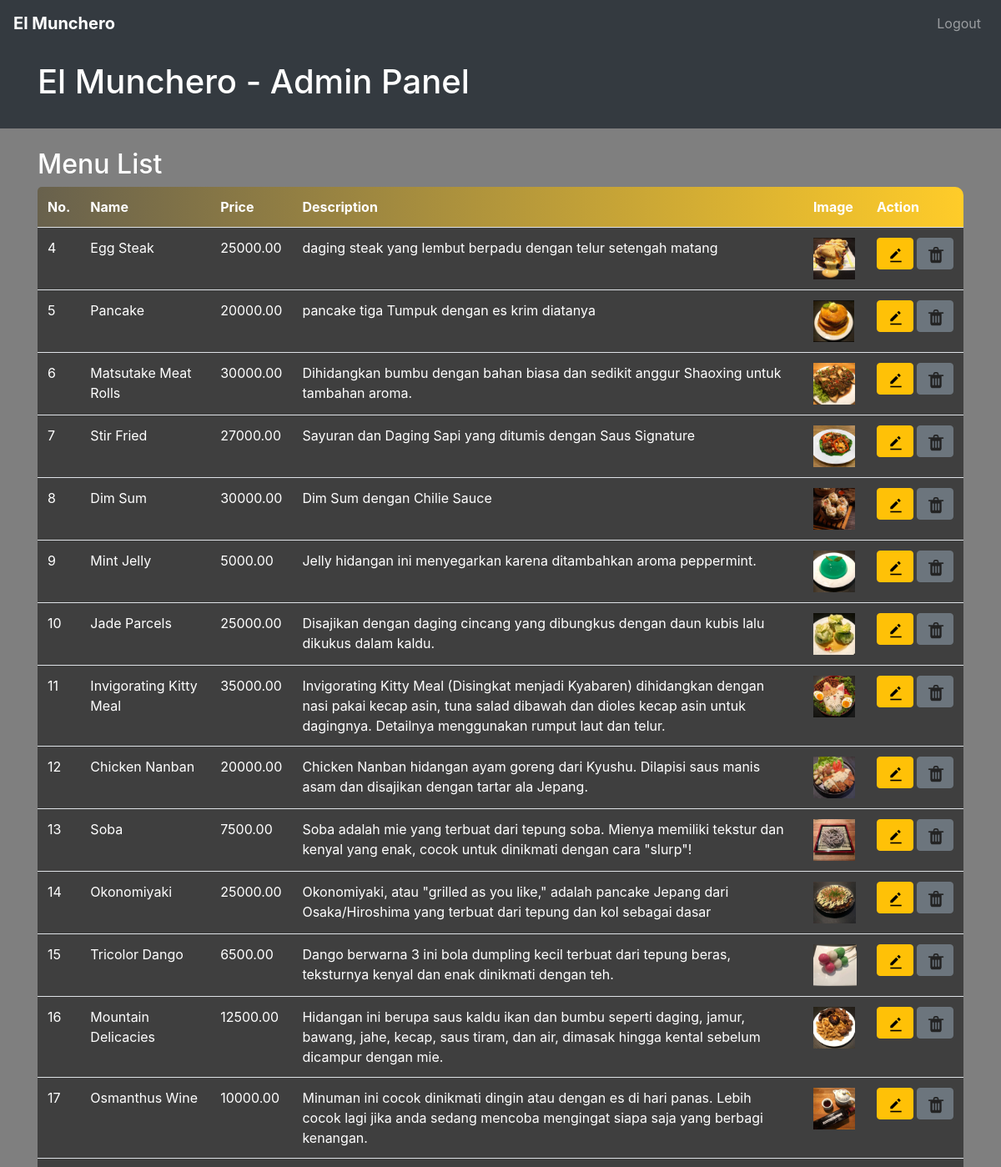
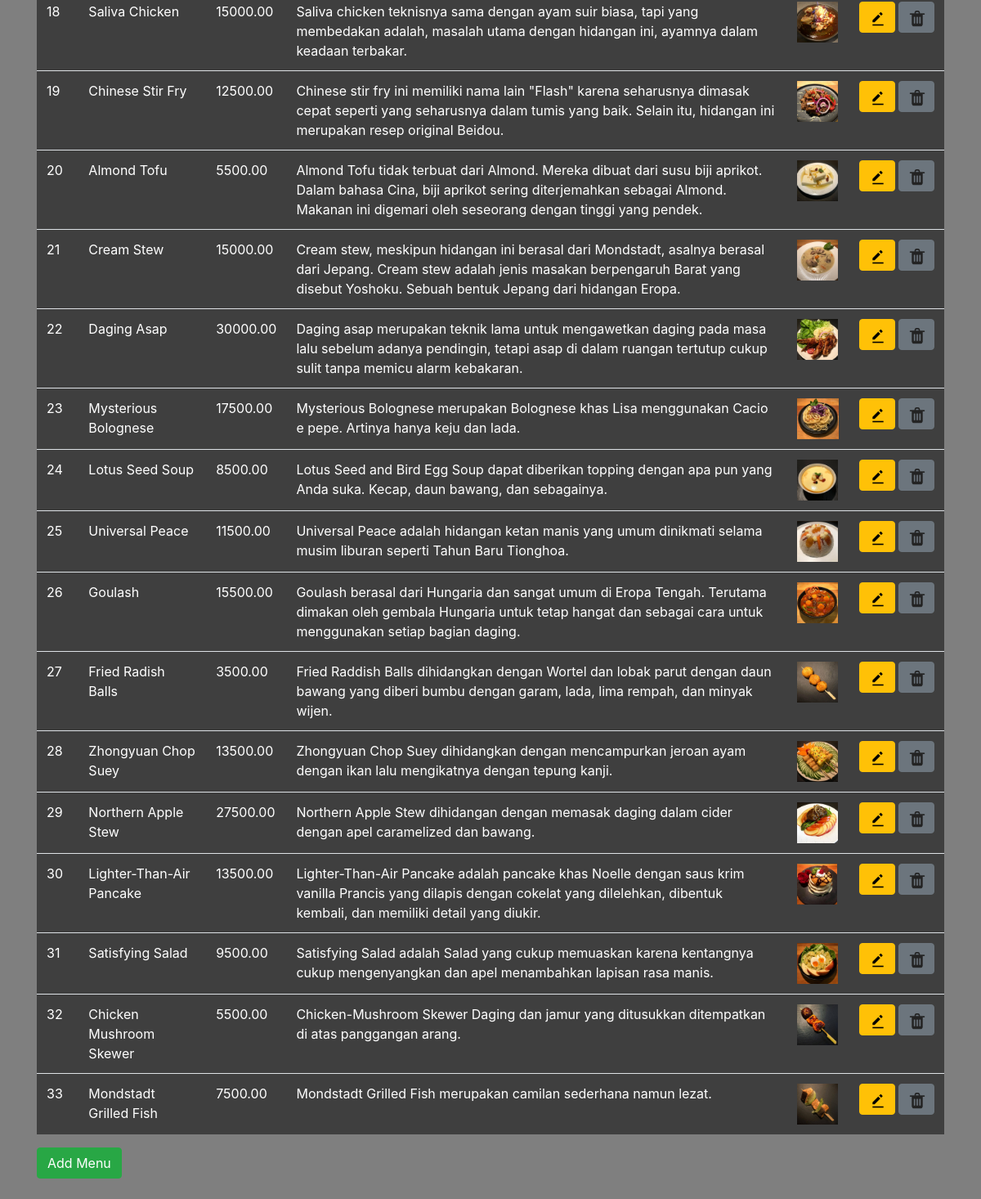
The page /admin.php (signed in) on the database as committed earlier (2 pictures, top to bottom).
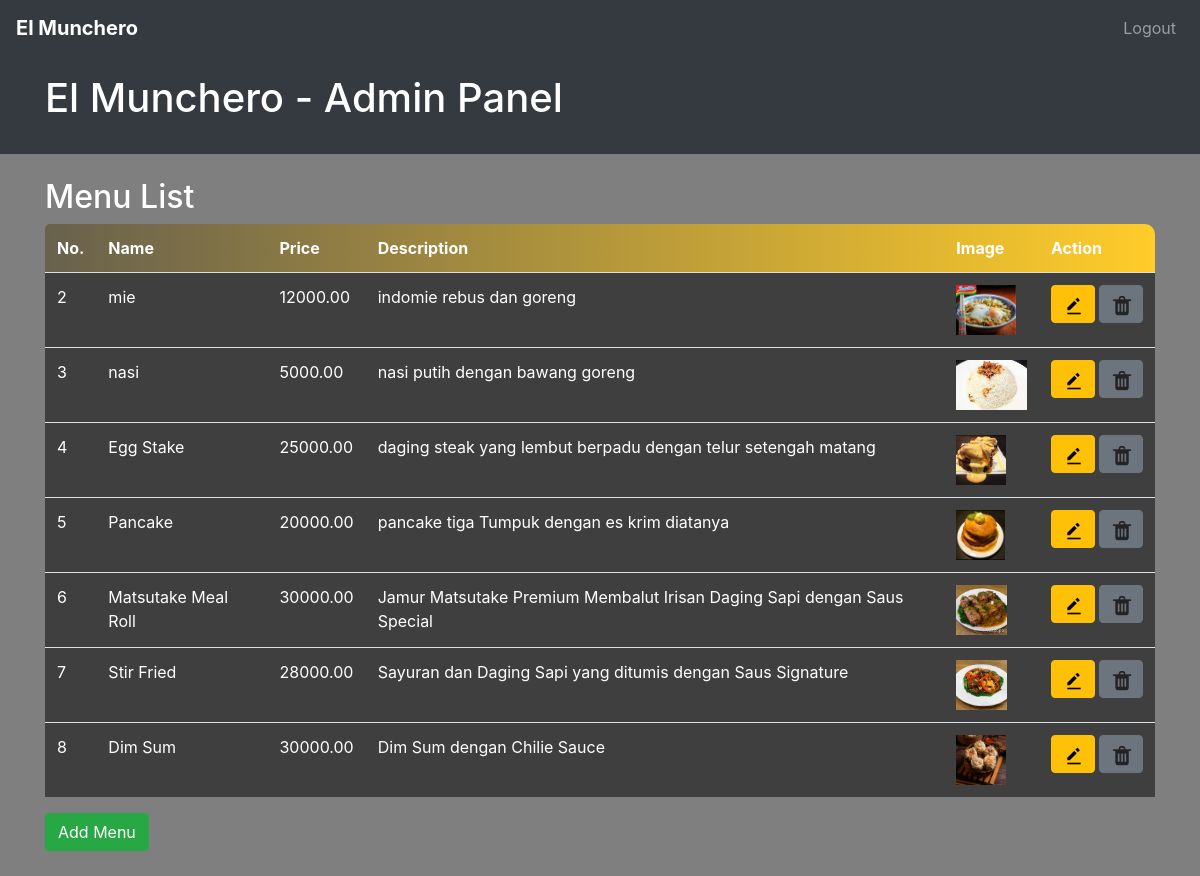
The same page on the database as committed later.
### tables this page shows
CREATE TABLE `menu` (
  `id` int(11) NOT NULL,
  `name` varchar(100) DEFAULT NULL,
  `price` decimal(10,2) DEFAULT NULL,
  `description` text DEFAULT NULL,
  `image_path` varchar(255) DEFAULT NULL
);

### admin.php (the view, shortened to what this page needs)
<?php
include 'db.php';
?>
<!DOCTYPE html>
<html lang="en">
<head>
    <link rel="stylesheet" href="https://stackpath.bootstrapcdn.com/bootstrap/4.5.2/css/bootstrap.min.css">
</head>
<body>
    <nav class="navbar navbar-expand-lg navbar-dark bg-dark">
        <a class="navbar-brand" href="admin.php">El Munchero</a>
        <div class="collapse navbar-collapse" id="navbarNav">
            <ul class="navbar-nav ml-auto">
                <li class="nav-item">
                    <a class="nav-link" href="logout.php">Logout</a>
                </li>
            </ul>
        </div>
    </nav>
    <header class="le-admin-panel bg-dark text-white p-4">
        <div class="container">
            <h1>El Munchero - Admin Panel</h1>
        </div>
    </header>
    <div class="container mt-4">
        <h2 class="text">Menu List</h2>
        <table class="table">
            <thead class="table-header">
                <tr>
                    <th class="text-header">No.</th>
                    <th class="text-header">Name</th>
                    <th class="text-header">Price</th>
                    <th class="text-header">Description</th>
                    <th class="text-header">Image</th>
                    <th class="text-header">Action</th>
                </tr>
            </thead>
            <tbody>
                <?php
                $stmt = $pdo->prepare("SELECT * FROM menu");
                $stmt->execute();
                $menus = $stmt->fetchAll(PDO::FETCH_ASSOC);
                $evenRow = true;
                foreach ($menus as $menu) {
                    $rowClass = $evenRow ? 'even-row' : 'odd-row';
                    echo "<tr class='$rowClass'>";
                    echo "<td class='text'>{$menu['id']}</td>";
                    echo "<td class='text'>{$menu['name']}</td>";
                    echo "<td class='text'>{$menu['price']}</td>";
                    echo "<td class='text'>{$menu['description']}</td>";
                    echo "<td class='text'><img src='{$menu['image_path']}' alt='{$menu['name']}' height='50'></td>";
                    echo "<td>";
                    echo "<div class='action-button-container'>";
                    echo '<a class="btn btn-warning action-button" href="edit.php?id=' . $menu['id'] . '"><img src="img/edit.png" style="width: 20px; height: 20px;" /></a>';
                    echo '<a class="btn btn-secondary action-button" href="admin.php?action=delete&id=' . $menu['id'] . '"><img src="img/delete.png" style="width: 20px; height: 20px;" /></a>';
                    echo "</div>";
                    echo "</td>";
                    echo "</tr>";
                    $evenRow = !$evenRow;
                }
                ?>
            </tbody>
        </table>
        <a class="btn btn-success" href="add_menu.php">Add Menu</a>
    </div>
</body>
</html>

Rows that differ between the two databases and show on the page:
removed menu: id "9", name "Mint Jelly", price "5000.00", description "Jelly hidangan ini menyegarkan karena ditambahkan aroma peppermint.", image_path (picture)
removed menu: id "10", name "Jade Parcels", price "25000.00", description "Disajikan dengan daging cincang yang dibungkus dengan daun kubis lalu dikukus dalam kaldu.", image_path (picture)
removed menu: id "11", name "Invigorating Kitty Meal", price "35000.00", description "Invigorating Kitty Meal (Disingkat menjadi Kyabaren) dihidangkan dengan nasi pakai kecap asin, tuna salad dibawah dan dioles kecap asin untuk dagingnya. Detailnya menggunakan rumput laut dan telur.", image_path (picture)
removed menu: id "12", name "Chicken Nanban", price "20000.00", description "Chicken Nanban hidangan ayam goreng dari Kyushu. Dilapisi saus manis asam dan disajikan dengan tartar ala Jepang.", image_path (picture)
removed menu: id "13", name "Soba", price "7500.00", description "Soba adalah mie yang terbuat dari tepung soba. Mienya memiliki tekstur dan kenyal yang enak, cocok untuk dinikmati dengan cara \"slurp\"!", image_path (picture)
removed menu: id "14", name "Okonomiyaki", price "25000.00", description "Okonomiyaki, atau \"grilled as you like,\" adalah pancake Jepang dari Osaka/Hiroshima yang terbuat dari tepung dan kol sebagai dasar", image_path (picture)
removed menu: id "15", name "Tricolor Dango", price "6500.00", description "Dango berwarna 3 ini bola dumpling kecil terbuat dari tepung beras, teksturnya kenyal dan enak dinikmati dengan teh.", image_path (picture)
removed menu: id "16", name "Mountain Delicacies", price "12500.00", description "Hidangan ini berupa saus kaldu ikan dan bumbu seperti daging, jamur, bawang, jahe, kecap, saus tiram, dan air, dimasak hingga kental sebelum dicampur dengan mie.", image_path (picture)
removed menu: id "17", name "Osmanthus Wine", price "10000.00", description "Minuman ini cocok dinikmati dingin atau dengan es di hari panas. Lebih cocok lagi jika anda sedang mencoba mengingat siapa saja yang berbagi kenangan.", image_path (picture)
removed menu: id "18", name "Saliva Chicken", price "15000.00", description "Saliva chicken teknisnya sama dengan ayam suir biasa, tapi yang membedakan adalah, masalah utama dengan hidangan ini, ayamnya dalam keadaan terbakar.", image_path (picture)
removed menu: id "19", name "Chinese Stir Fry", price "12500.00", description "Chinese stir fry ini memiliki nama lain \"Flash\" karena seharusnya dimasak cepat seperti yang seharusnya dalam tumis yang baik. Selain itu, hidangan ini merupakan resep original Beidou.", image_path (picture)
removed menu: id "20", name "Almond Tofu", price "5500.00", description "Almond Tofu tidak terbuat dari Almond. Mereka dibuat dari susu biji aprikot. Dalam bahasa Cina, biji aprikot sering diterjemahkan sebagai Almond. Makanan ini digemari oleh seseorang dengan tinggi yang pendek.", image_path (picture)
removed menu: id "21", name "Cream Stew", price "15000.00", description "Cream stew, meskipun hidangan ini berasal dari Mondstadt, asalnya berasal dari Jepang. Cream stew adalah jenis masakan berpengaruh Barat yang disebut Yoshoku. Sebuah bentuk Jepang dari hidangan Eropa.", image_path (picture)
removed menu: id "22", name "Daging Asap", price "30000.00", description "Daging asap merupakan teknik lama untuk mengawetkan daging pada masa lalu sebelum adanya pendingin, tetapi asap di dalam ruangan tertutup cukup sulit tanpa memicu alarm kebakaran.", image_path (picture)
removed menu: id "23", name "Mysterious Bolognese", price "17500.00", description "Mysterious Bolognese merupakan Bolognese khas Lisa menggunakan Cacio e pepe. Artinya hanya keju dan lada.", image_path (picture)
removed menu: id "24", name "Lotus Seed Soup", price "8500.00", description "Lotus Seed and Bird Egg Soup dapat diberikan topping dengan apa pun yang Anda suka. Kecap, daun bawang, dan sebagainya.", image_path (picture)
removed menu: id "25", name "Universal Peace", price "11500.00", description "Universal Peace adalah hidangan ketan manis yang umum dinikmati selama musim liburan seperti Tahun Baru Tionghoa.", image_path (picture)
removed menu: id "26", name "Goulash", price "15500.00", description "Goulash berasal dari Hungaria dan sangat umum di Eropa Tengah. Terutama dimakan oleh gembala Hungaria untuk tetap hangat dan sebagai cara untuk menggunakan setiap bagian daging.", image_path (picture)
removed menu: id "27", name "Fried Radish Balls", price "3500.00", description "Fried Raddish Balls dihidangkan dengan Wortel dan lobak parut dengan daun bawang yang diberi bumbu dengan garam, lada, lima rempah, dan minyak wijen.", image_path (picture)
removed menu: id "28", name "Zhongyuan Chop Suey", price "13500.00", description "Zhongyuan Chop Suey dihidangkan dengan mencampurkan jeroan ayam dengan ikan lalu mengikatnya dengan tepung kanji.", image_path (picture)
removed menu: id "29", name "Northern Apple Stew", price "27500.00", description "Northern Apple Stew dihidangan dengan memasak daging dalam cider dengan apel caramelized dan bawang.", image_path (picture)
removed menu: id "30", name "Lighter-Than-Air Pancake", price "13500.00", description "Lighter-Than-Air Pancake adalah pancake khas Noelle dengan saus krim vanilla Prancis yang dilapis dengan cokelat yang dilelehkan, dibentuk kembali, dan memiliki detail yang diukir.", image_path (picture)
removed menu: id "31", name "Satisfying Salad", price "9500.00", description "Satisfying Salad adalah Salad yang cukup memuaskan karena kentangnya cukup mengenyangkan dan apel menambahkan lapisan rasa manis.", image_path (picture)
removed menu: id "32", name "Chicken Mushroom Skewer", price "5500.00", description "Chicken-Mushroom Skewer Daging dan jamur yang ditusukkan ditempatkan di atas panggangan arang.", image_path (picture)
removed menu: id "33", name "Mondstadt Grilled Fish", price "7500.00", description "Mondstadt Grilled Fish merupakan camilan sederhana namun lezat.", image_path (picture)
added menu: id "2", name "mie", price "12000.00", description "indomie rebus dan goreng", image_path (picture)
added menu: id "3", name "nasi", price "5000.00", description "nasi putih dengan bawang goreng", image_path+name (picture)
changed menu "daging steak yang lembut berpadu dengan telur setengah matang": name "Egg Steak" → "Egg Stake"
changed menu id 6: name "Matsutake Meat Rolls" → "Matsutake Meal Roll"; description "Dihidangkan bumbu dengan bahan biasa dan sedikit anggur Shaoxing untuk tambahan aroma." → "Jamur Matsutake Premium Membalut Irisan Daging Sapi dengan Saus Special"; image_path: a different picture
changed menu "Stir Fried": price "27000.00" → "28000.00"
